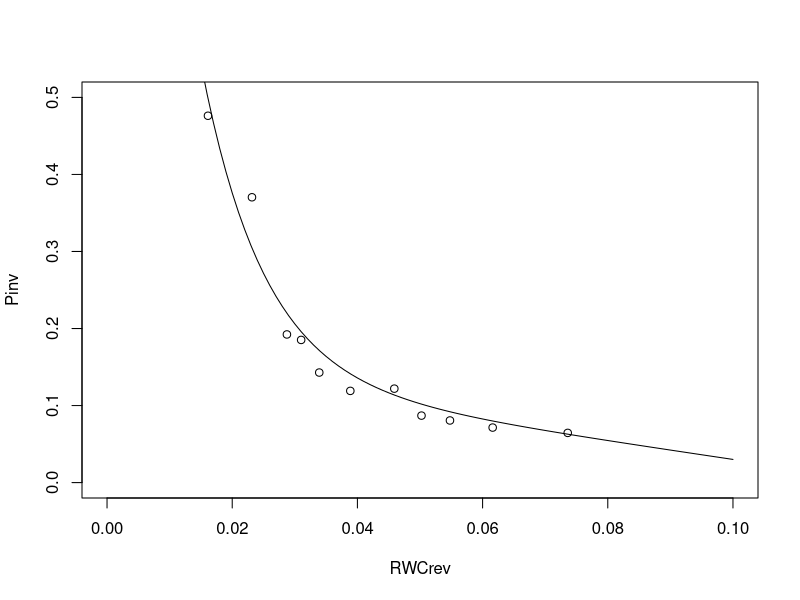

This figure's R source: (Note: this script raises an error after producing the figure.)

library(dplyr)

dat <- read.csv("test_curve.csv") %>%
  mutate(RWCrev = 1 - RWC,
         Pinv = 1/psi_bars)


with(dat, plot(RWCrev, Pinv, ylim=c(0,0.5), xlim=c(0, 0.1)))

tlp <- 0.02
curve(0.25*exp(-100*(x - tlp)) + 0.15 * (1 - 8*x), add=T)


pv_fun <- function(x, y0, k, tlp, y1, slope)y0*exp(-k*(x-tlp)) + y1 * (1 - slope*x)

fit <- nls(Pinv ~ pv_fun(RWCrev, y0, k, tlp, y1, slope), 
           start=list(y0=0.25, y1=0.15, k=100, tlp=0.02, slope=8),
           data=dat)
